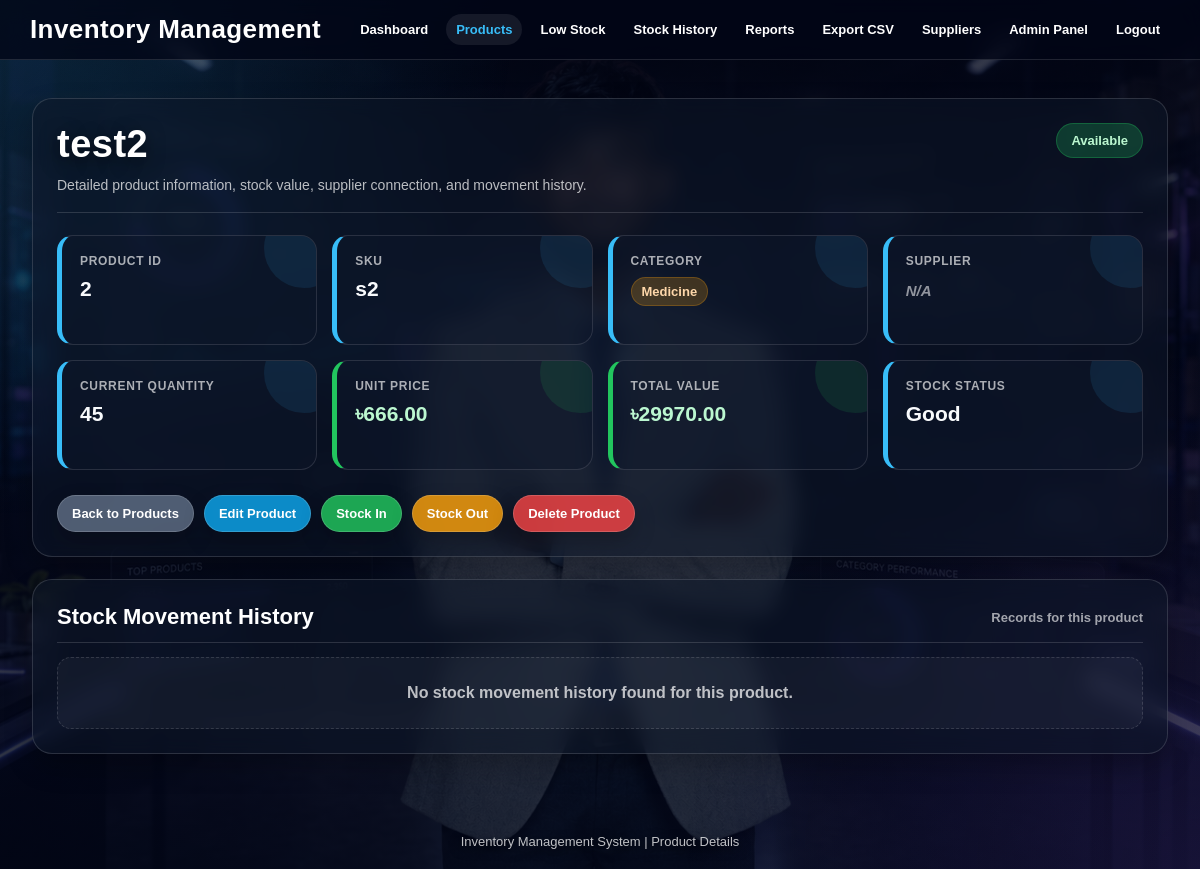
The page /product/s2 (signed in) on the database its author committed.
### tables this page shows
CREATE TABLE products (
            id INTEGER PRIMARY KEY AUTOINCREMENT,
            name TEXT NOT NULL,
            sku TEXT UNIQUE NOT NULL,
            category TEXT DEFAULT 'Others',
            quantity INTEGER NOT NULL,
            price REAL NOT NULL,
            supplier_id INTEGER, user_id INTEGER,
            FOREIGN KEY (supplier_id) REFERENCES suppliers(id)
        );

### auth.py (the view)
    def wrapper(*args, **kwargs):
        if not session.get("user"):
            return redirect(url_for("login"))
        return func(*args, **kwargs)

### app.py (called while the page is built, shortened)
def get_current_user_id():
    if "user_id" in session:
        return session["user_id"]

@app.route("/product/<sku>")
@login_required
def product_details(sku):
    user_id = get_current_user_id()
    if user_id is None:
        return redirect("/login")
    product = get_product_by_sku(user_id, sku)
    if product is None:
        flash("Product not found.", "error")
        return redirect("/products")
    history = get_product_stock_history(user_id, sku)
    total_value = product["price"] * product["quantity"]
    return render_template(
        "product_details.html",
        product=product,
        history=history,
        total_value=total_value
    )

### auth.py (called while the page is built)
def login_required(func):
    def wrapper(*args, **kwargs):
        if not session.get("user"):
            return redirect(url_for("login"))
        return func(*args, **kwargs)
    wrapper.__name__ = func.__name__
    return wrapper

### models.py (called while the page is built)
def is_postgres():
    return DATABASE_URL.startswith("postgres://") or DATABASE_URL.startswith("postgresql://")

def get_sqlite_db_name():
    if DATABASE_URL.startswith("sqlite:///"):
        return DATABASE_URL.replace("sqlite:///", "")
    return "inventory.db"

def get_db_connection():
    if is_postgres():
        conn = psycopg2.connect(
            DATABASE_URL,
            cursor_factory=psycopg2.extras.RealDictCursor
        )
        return conn
    db_name = get_sqlite_db_name()
    conn = sqlite3.connect(db_name)
    conn.row_factory = sqlite3.Row
    return conn

def convert_placeholders(sql):
    if is_postgres():
        return sql.replace("?", "%s")
    return sql

def fetch_one(sql, params=()):
    conn = get_db_connection()
    cursor = conn.cursor()
    cursor.execute(convert_placeholders(sql), params)
    row = cursor.fetchone()
    cursor.close()
    conn.close()
    return row

def fetch_all(sql, params=()):
    conn = get_db_connection()
    cursor = conn.cursor()
    cursor.execute(convert_placeholders(sql), params)
    rows = cursor.fetchall()
    cursor.close()
    conn.close()
    return rows

def get_product_by_sku(user_id, sku):
    return fetch_one("""
        SELECT
            products.*,
            suppliers.name AS supplier_name
        FROM products
        LEFT JOIN suppliers
            ON products.supplier_id = suppliers.id
            AND suppliers.user_id = products.user_id
        WHERE products.sku = ?
        AND products.user_id = ?
    """, (sku, user_id))

### templates/product_details.html (shortened to what this page needs)
<!DOCTYPE html>
<html>
<head>
</head>
<body>
    <div class="navbar">
        <h2>Inventory Management</h2>
        <div class="navbar-links">
            <a href="/dashboard">Dashboard</a>
            <a class="active" href="/products">Products</a>
            <a href="/low-stock">Low Stock</a>
            <a href="/stock-history">Stock History</a>
            <a href="/reports">Reports</a>
            <a href="/export-products">Export CSV</a>
            <a href="/suppliers">Suppliers</a>
            {% if session.get("user") == "admin" %}
    <a href="/admin/users">Admin Panel</a>
{% endif %}
            <a href="/logout">Logout</a>
        </div>
    </div>
    <div class="container">
        <div class="details-card">
            <div class="details-header">
                <div class="title-box">
                    <h1>{{ product["name"] }}</h1>
                    <p>Detailed product information, stock value, supplier connection, and movement history.</p>
                </div>
                {% if product["quantity"] <= 5 %}
                    <span class="status-badge status-low">Low Stock</span>
                {% else %}
                    <span class="status-badge status-ok">Available</span>
                {% endif %}
            </div>
            <div class="info-grid">
                <div class="info-box">
                    <h4>Product ID</h4>
                    <p>{{ product["id"] }}</p>
                </div>
                <div class="info-box">
                    <h4>SKU</h4>
                    <p>{{ product["sku"] }}</p>
                </div>
                <div class="info-box">
                    <h4>Category</h4>
                    <p>
                        <span class="category-badge">
                            {% if product["category"] %}
                                {{ product["category"] }}
                            {% else %}
                                Others
                            {% endif %}
                        </span>
                    </p>
                </div>
                <div class="info-box">
                    <h4>Supplier</h4>
                    <p>
                        {% if product["supplier_name"] %}
                            <span class="supplier-badge">{{ product["supplier_name"] }}</span>
                        {% else %}
                            <span class="no-supplier">N/A</span>
                        {% endif %}
                    </p>
                </div>
                <div class="info-box {% if product['quantity'] <= 5 %}warning{% endif %}">
                    <h4>Current Quantity</h4>
                    <p class="{% if product['quantity'] <= 5 %}quantity-low{% endif %}">
                        {{ product["quantity"] }}
                    </p>
                </div>
                <div class="info-box price">
                    <h4>Unit Price</h4>
                    <p class="money">৳{{ "%.2f"|format(product["price"]) }}</p>
                </div>
                <div class="info-box price">
                    <h4>Total Value</h4>
                    <p class="money">৳{{ "%.2f"|format(total_value) }}</p>
                </div>
                <div class="info-box {% if product['quantity'] <= 5 %}warning{% endif %}">
                    <h4>Stock Status</h4>
                    <p>
                        {% if product["quantity"] <= 5 %}
                            Low
                        {% else %}
                            Good
                        {% endif %}
                    </p>
                </div>
            </div>
            <div class="action-row">
                <a class="btn back-btn" href="/products">Back to Products</a>
                <a class="btn edit-btn" href="/edit/{{ product['id'] }}">Edit Product</a>
                <a class="btn stock-in-btn" href="/stock-in/{{ product['id'] }}">Stock In</a>
                <a class="btn stock-out-btn" href="/stock-out/{{ product['id'] }}">Stock Out</a>
                <a
                    class="btn delete-btn"
                    href="/delete/{{ product['id'] }}"
                    onclick="return confirm('Are you sure you want to delete this product?')"
                >
                    Delete Product
                </a>
            </div>
        </div>
        <div class="section">
            <div class="section-header">
                <h3>Stock Movement History</h3>
                <span class="section-note">Records for this product</span>
            </div>
            {% if history %}
                <div class="table-wrapper">
                    <table>
                        <thead>
                            <tr>
                                <th>ID</th>
                                <th>Movement Type</th>
                                <th>Quantity</th>
                                <th>Date</th>
                            </tr>
                        </thead>
                        <tbody>
                            {% for item in history %}
                                <tr>
                                    <td>{{ item["id"] }}</td>
                                    <td>
                                        {% if item["movement_type"] == "Stock In" %}
                                            <span class="movement-in">{{ item["movement_type"] }}</span>
                                        {% elif item["movement_type"] == "Stock Out" %}
                                            <span class="movement-out">{{ item["movement_type"] }}</span>
                                        {% else %}
                                            {{ item["movement_type"] }}
                                        {% endif %}
                                    </td>
                                    <td>{{ item["quantity"] }}</td>
                                    <td>{{ item["date"] }}</td>
                                </tr>
                            {% endfor %}
                        </tbody>
                    </table>
                </div>
            {% else %}
                <div class="empty">
                    No stock movement history found for this product.
                </div>
            {% endif %}
        </div>
    </div>
    <div class="footer">
        Inventory Management System | Product Details
    </div>
</body>
</html>

### rows shown on the page
products: name "test2", id "2", sku "s2", category "Medicine", quantity "45", price "666.00"

### other values the page prints
{{ "%.2f"|format(total_value) }} "29970.00"
